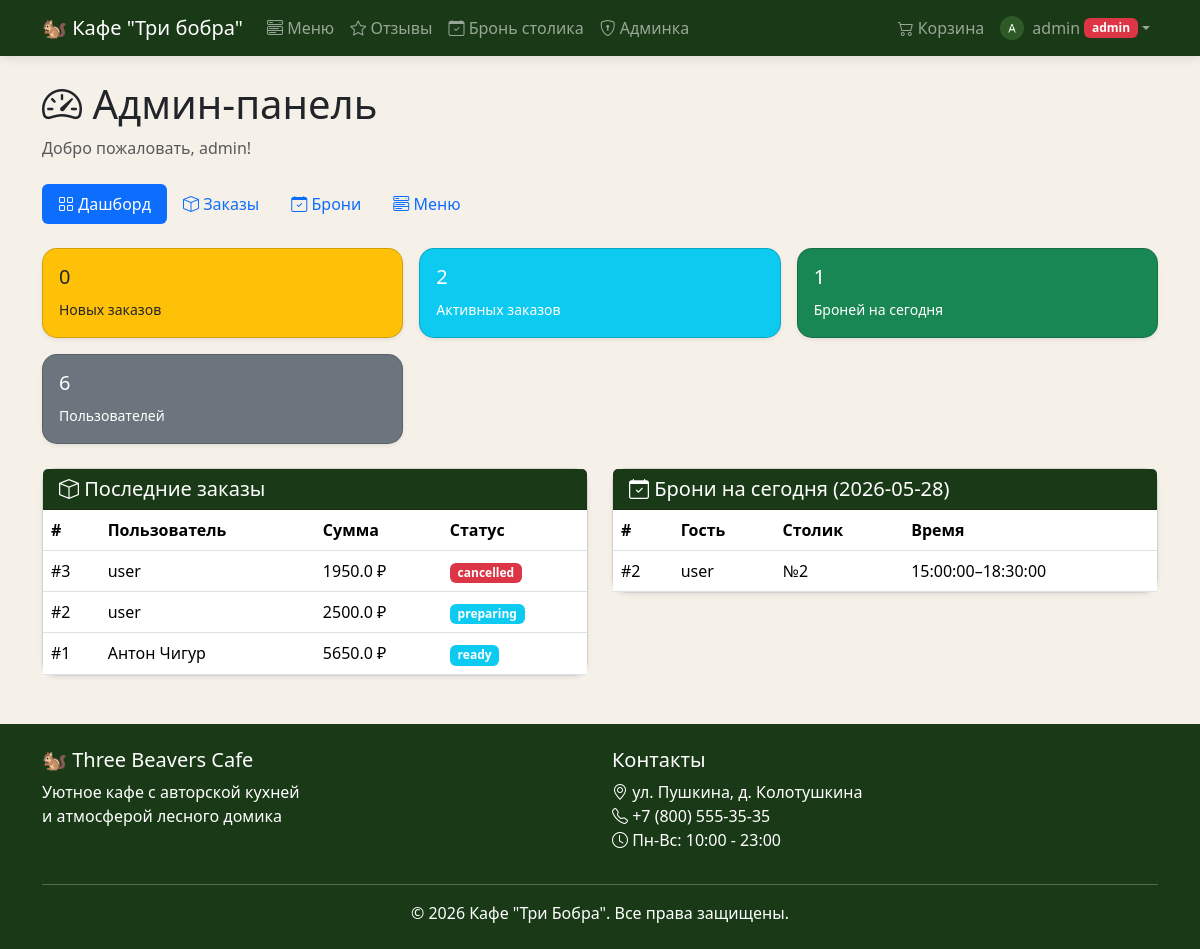
The page /admin/ (signed in) on the database its author committed.
### models.py (models this page shows)
class User(UserMixin, db.Model):
    id = db.Column(db.Integer, primary_key=True)
    username = db.Column(db.String(80), unique=True, nullable=False)
    email = db.Column(db.String(120), unique=True, nullable=False)
    password_hash = db.Column(db.String(256), nullable=False)
    is_admin = db.Column(db.Boolean, default=False)
    avatar = db.Column(db.String(300), default="default-avatar.png")
    cart_items = db.relationship("CartItem", backref="user", lazy=True)
    orders = db.relationship("Order", backref="user", lazy=True)
    bookings = db.relationship("Booking", backref="user", lazy=True)
    reviews = db.relationship("Review", backref="user", lazy=True)

class Order(db.Model):
    id = db.Column(db.Integer, primary_key=True)
    user_id = db.Column(db.Integer, db.ForeignKey("user.id"), nullable=False)
    total_price = db.Column(db.Float, nullable=False)
    status = db.Column(db.String(20), default="new")
    delivery_address = db.Column(db.String(300), nullable=True)
    latitude = db.Column(db.Float, nullable=True)
    longitude = db.Column(db.Float, nullable=True)
    created_at = db.Column(db.DateTime, default=datetime.utcnow)
    items = db.relationship("OrderItem", backref="order", lazy=True)

class Booking(db.Model):
    id = db.Column(db.Integer, primary_key=True)
    user_id = db.Column(db.Integer, db.ForeignKey("user.id"), nullable=False)
    date = db.Column(db.Date, nullable=False)
    time_from = db.Column(db.Time, nullable=False)
    time_to = db.Column(db.Time, nullable=False)
    table_number = db.Column(db.Integer, nullable=False)
    phone = db.Column(db.String(20), nullable=False)
    special_requests = db.Column(db.Text, nullable=True)
    status = db.Column(db.String(20), default="pending")
    created_at = db.Column(db.DateTime, default=datetime.utcnow)

### routes/admin.py (the view)
@admin_bp.route("/")
@login_required
@admin_required
def dashboard():
    today = date.today()
    stats = {
        "new_orders": Order.query.filter_by(status="new").count(),
        "active_orders": Order.query.filter(Order.status.in_(["new", "preparing", "ready"])).count(),
        "today_bookings": Booking.query.filter_by(date=today).count(),
        "pending_bookings": Booking.query.filter_by(status="pending").count(),
        "total_users": User.query.count(),
        "total_menu": MenuItem.query.count(),
    }
    recent_orders = Order.query.order_by(Order.created_at.desc()).limit(10).all()
    today_bookings = Booking.query.filter_by(date=today).order_by(Booking.time_from).all()
    return render_template("admin/dashboard.html",
                           stats=stats,
                           recent_orders=recent_orders,
                           today_bookings=today_bookings,
                           today=today)

### routes/admin.py (called while the page is built)
def admin_required(f):
    @wraps(f)
    def decorated_function(*args, **kwargs):
        if not current_user.is_authenticated or not current_user.is_admin:
            flash("Доступ запрещён! Только для администраторов.", "danger")
            return redirect(url_for("main.index"))
        return f(*args, **kwargs)
    return decorated_function

### templates/admin/dashboard.html (shortened to what this page needs)
{% extends "base.html" %}
{% block content %}
<div class="container">
    <h1 class="mb-2"><i class="bi bi-speedometer2"></i> Админ-панель</h1>
    <p class="text-muted mb-4">Добро пожаловать, {{ current_user.username }}!</p>
    <ul class="nav nav-pills mb-4">
        <li class="nav-item"><a class="nav-link active" href="{{ url_for('admin.dashboard') }}"><i class="bi bi-grid"></i> Дашборд</a></li>
        <li class="nav-item"><a class="nav-link" href="{{ url_for('admin.orders') }}"><i class="bi bi-box"></i> Заказы</a></li>
        <li class="nav-item"><a class="nav-link" href="{{ url_for('admin.bookings') }}"><i class="bi bi-calendar-check"></i> Брони</a></li>
        <li class="nav-item"><a class="nav-link" href="{{ url_for('admin.menu') }}"><i class="bi bi-menu-button-wide"></i> Меню</a></li>
    </ul>
    <div class="row g-3 mb-4">
        <div class="col-md-4">
            <div class="card bg-warning text-dark shadow-sm">
                <div class="card-body"><h5>{{ stats.new_orders }}</h5><small>Новых заказов</small></div>
            </div>
        </div>
        <div class="col-md-4">
            <div class="card bg-info text-white shadow-sm">
                <div class="card-body"><h5>{{ stats.active_orders }}</h5><small>Активных заказов</small></div>
            </div>
        </div>
        <div class="col-md-4">
            <div class="card bg-success text-white shadow-sm">
                <div class="card-body"><h5>{{ stats.today_bookings }}</h5><small>Броней на сегодня</small></div>
            </div>
        </div>
        <div class="col-md-4">
            <div class="card bg-secondary text-white shadow-sm">
                <div class="card-body"><h5>{{ stats.total_users }}</h5><small>Пользователей</small></div>
            </div>
        </div>
    </div>
    <div class="row">
        <div class="col-md-6 mb-4">
            <div class="card shadow-sm">
                <div class="card-header bg-dark-green text-white"><h5 class="mb-0"><i class="bi bi-box"></i> Последние заказы</h5></div>
                <div class="card-body p-0">
                    <table class="table table-hover mb-0">
                        <thead><tr><th>#</th><th>Пользователь</th><th>Сумма</th><th>Статус</th></tr></thead>
                        <tbody>
                            {% for o in recent_orders %}
                            <tr>
                                <td>#{{ o.id }}</td>
                                <td>{{ o.user.username }}</td>
                                <td>{{ o.total_price }} ₽</td>
                                <td><span class="badge bg-{% if o.status=='new' %}warning{% elif o.status=='delivered' %}success{% elif o.status=='cancelled' %}danger{% else %}info{% endif %}">{{ o.status }}</span></td>
                            </tr>
                            {% endfor %}
                        </tbody>
                    </table>
                </div>
            </div>
        </div>
        <div class="col-md-6 mb-4">
            <div class="card shadow-sm">
                <div class="card-header bg-dark-green text-white"><h5 class="mb-0"><i class="bi bi-calendar-check"></i> Брони на сегодня ({{ today }})</h5></div>
                <div class="card-body p-0">
                    <table class="table table-hover mb-0">
                        <thead><tr><th>#</th><th>Гость</th><th>Столик</th><th>Время</th></tr></thead>
                        <tbody>
                            {% for b in today_bookings %}
                            <tr>
                                <td>#{{ b.id }}</td>
                                <td>{{ b.user.username }}</td>
                                <td>№{{ b.table_number }}</td>
                                <td>{{ b.time_from }}–{{ b.time_to }}</td>
                            </tr>
                            {% else %}
                            <tr><td colspan="4" class="text-center text-muted">Нет броней на сегодня</td></tr>
                            {% endfor %}
                        </tbody>
                    </table>
                </div>
            </div>
        </div>
    </div>
</div>
{% endblock %}

### templates/base.html (shortened to what this page needs)
<!DOCTYPE html>
<html lang="ru">
<head>
    <link href="https://cdn.jsdelivr.net/npm/bootstrap@5.3.2/dist/css/bootstrap.min.css" rel="stylesheet">
    <link href="https://cdn.jsdelivr.net/npm/bootstrap-icons@1.11.2/font/bootstrap-icons.css" rel="stylesheet">
    <link href="{{ url_for('static', filename='css/style.css') }}" rel="stylesheet">
</head>
<body>
    <nav class="navbar navbar-expand-lg navbar-dark bg-dark-green sticky-top">
        <div class="container">
            <a class="navbar-brand" href="{{ url_for('main.index') }}">
                🐿 Кафе "Три бобра"
            </a>
            <div class="collapse navbar-collapse" id="navbarNav">
                <ul class="navbar-nav me-auto">
                    <li class="nav-item">
                        <a class="nav-link" href="{{ url_for('menu.menu') }}">
                            <i class="bi bi-menu-button-wide"></i> Меню
                        </a>
                    </li>
                    <li class="nav-item">
                        <a class="nav-link" href="{{ url_for('reviews.reviews') }}">
                            <i class="bi bi-star"></i> Отзывы
                        </a>
                    </li>
                    <li class="nav-item">
                        <a class="nav-link" href="{{ url_for('booking.booking') }}">
                            <i class="bi bi-calendar-check"></i> Бронь столика
                        </a>
                    </li>
                    {% if current_user.is_authenticated and current_user.is_admin %}
                    <li class="nav-item">
                        <a class="nav-link" href="{{ url_for('admin.dashboard') }}">
                            <i class="bi bi-shield-lock"></i> Админка
                        </a>
                    </li>
                    {% endif %}
                </ul>
                <ul class="navbar-nav">
                    {% if current_user.is_authenticated %}
                    <li class="nav-item">
                        <a class="nav-link d-flex align-items-center gap-1" href="{{ url_for('cart.cart') }}">
                            <i class="bi bi-cart2"></i> Корзина
                        </a>
                    </li>
                    <li class="nav-item dropdown">
                        <a class="nav-link dropdown-toggle d-flex align-items-center" href="#" role="button" data-bs-toggle="dropdown">
                            <img src="/auth/avatar/{{ current_user.id }}"
                                 class="rounded-circle me-2"
                                 style="width: 24px; height: 24px; object-fit: cover;"
                                 alt="">
                            {{ current_user.username }}
                            {% if current_user.is_admin %}<span class="badge bg-danger ms-1">admin</span>{% endif %}
                        </a>
                    </li>
                    {% endif %}
                </ul>
            </div>
        </div>
    </nav>
    <main class="py-4">
        {% block content %}{% endblock %}
    </main>
    <footer class="bg-dark-green text-white py-4 mt-auto">
        <div class="container">
            <div class="row">
                <div class="col-md-6">
                    <h5>🐿 Three Beavers Cafe</h5>
                    <p>Уютное кафе с авторской кухней<br>и атмосферой лесного домика</p>
                </div>
                <div class="col-md-6">
                    <h5>Контакты</h5>
                    <p>
                        <i class="bi bi-geo-alt"></i> ул. Пушкина, д. Колотушкина<br>
                        <i class="bi bi-telephone"></i> +7 (800) 555-35-35<br>
                        <i class="bi bi-clock"></i> Пн-Вс: 10:00 - 23:00
                    </p>
                </div>
            </div>
            <hr>
            <p class="text-center mb-0">&copy; 2026 Кафе "Три Бобра". Все права защищены.</p>
        </div>
    </footer>
</body>
</html>

### static/css/style.css (style rules this page uses)
:root { --beaver-green: #2d5a27; --beaver-dark: #1a3a17; --beaver-light: #4a7c43; --beaver-gold: #c4a35a; --beaver-cream: #f5f0e8; --beaver-brown: #6b4f3c; }
.bg-dark-green { background-color: var(--beaver-dark) !important; }
.card { border-radius: 15px; transition: transform 0.3s, box-shadow 0.3s; }
.navbar { box-shadow: 0 2px 10px rgba(0, 0, 0, 0.1); }
.nav-link { transition: color 0.3s; }
footer { background-color: var(--beaver-dark); }
body { background-color: var(--beaver-cream); min-height: 100vh; display: flex; flex-direction: column; }
main { flex: 1; }
a.nav-link.d-flex { white-space: nowrap; }

### rows shown on the page
User: username "admin"
Order: id "3", user.username "user", total_price "1950.0", status "cancelled"
Order: id "2", user.username "user", total_price "2500.0", status "preparing"
Order: id "1", user.username "Антон Чигур", total_price "5650.0", status "ready"
Booking: id "2", user.username "user", table_number "2", time_from "15:00:00", time_to "18:30:00"

### other values the page prints
{{ stats.new_orders }} "0"
{{ stats.active_orders }} "2"
{{ stats.today_bookings }} "1"
{{ stats.total_users }} "6"
